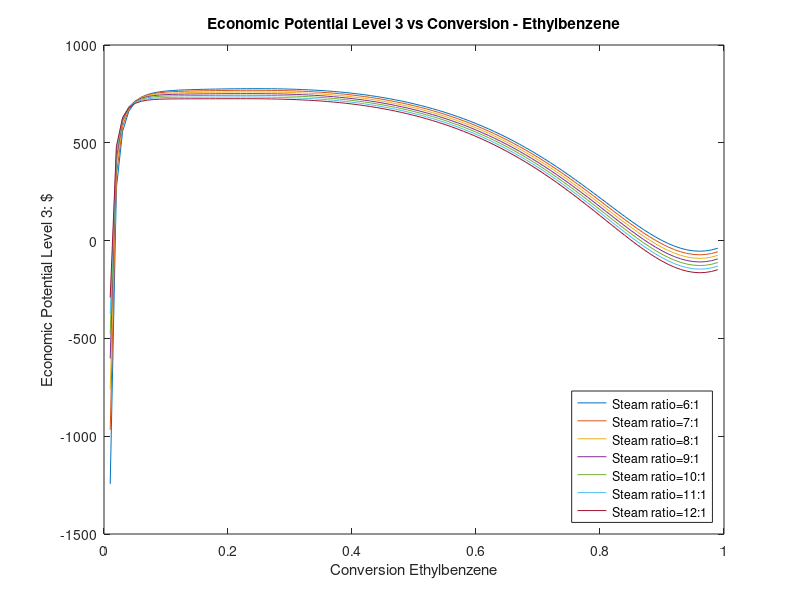

MATLAB code for this plot:
clc
clear

conv = [];
EP12 = [];
EP = [];

as = [0.9991, -0.61 3.13 -6.83 3.78];
ab = [0.0006 0.086 -0.158 0.267 0];
at = [0.0006 0.415 -2.48 5.84 -3.437];


for i = 6:1:12
    EP3 = [];
    conv = [];
    for x = 0.01:0.01:0.999

    ss = as(1) +as(2)*x + as(3)*x*x + as(4)*x*x*x+ as(5)*x*x*x*x;
    sb = ab(1) +ab(2)*x + ab(3)*x*x + ab(4)*x*x*x+ ab(5)*x*x*x*x;
    st = at(1) +at(2)*x + at(3)*x*x + at(4)*x*x*x+ at(5)*x*x*x*x;
    
    Peb = 120/ss;
    Feed = Peb*1.02;
    PS = 120;
    PB = Peb*sb + 0.01*Peb;
    PE = Peb*sb;
    PT = Peb*st + 0.01*Peb;
    PM = Peb*st;
    PH = PS - PM;
    
    M = (Peb/x)/(i*Feed);
    Rg = Feed*(1-x)/x;
    CA_cost = (M/x)^0.82;
    CO_cost = M/x;
%     CA_cost = Rg^0.82;
%     CO_cost = Rg;
    RA_cost = (M/(x*1))^0.33 * (log(1/(1-x)))^0.33;


    EP2 = 23*PS + 9*PB + 8.5*PT + 4*(0.123*PH + 0.383*PM + 0.596*PE) - Feed*16 -i*Feed*0.07 ;
    EP3i = EP2-CA_cost-CO_cost-RA_cost;
%     EP3i = EP2;
    EP3 = [EP3; EP3i];
    conv = [conv; x];
    
    end
    
    plot(conv, EP3)
    Legend{i-5}=strcat('Steam ratio= ', num2str(i),':1');
    hold on
    
end 

legend(Legend,'Location','southeast')
title('Economic Potential Level 3 vs Conversion - Ethylbenzene')
xlabel('Conversion Ethylbenzene')
ylabel('Economic Potential Level 3: $')

 
